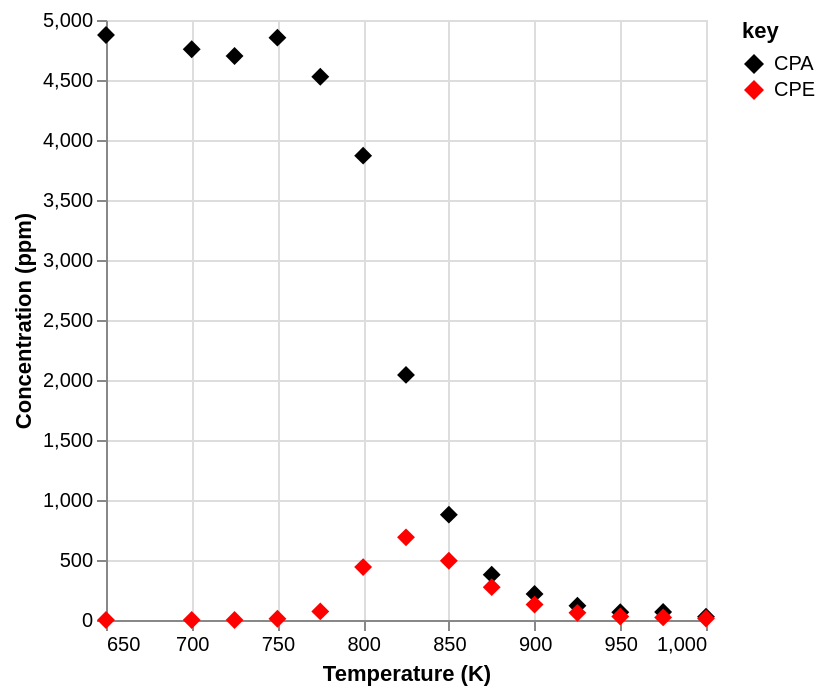

This figure's notebook cell:
### Code cell
import altair as alt
import pandas as pd
from autochem.util import plot

# Load data
df = pd.read_csv("Experiment.csv")

# Convert to long format for Altair
df_long = df.melt(
    id_vars="temperature",
    value_vars=["cyclopentane", "cyclopentene"],
    var_name="species",
    value_name="value",
)

plot.general(
    y_data=[df["cyclopentane"], df["cyclopentene"]],
    x_data=df["temperature"],
    labels=["CPA", "CPE"],
    mark="point",
    mark_kwargs={"opacity": 1, "filled": True, "shape": "diamond", "size": 80},
    x_scale=alt.Scale(domain=(650, 1000)),
    x_label="Temperature (K)",
    y_label="Concentration (ppm)",
    colors=[plot.Color.black, plot.Color.red],
)

# # Plot
# chart = (
#     alt.Chart(df_long)
#     .mark_point(point=True)
#     .encode(
#         x=alt.X("temperature:Q", title="Temperature (K)", scale=alt.Scale(domain=(650, 1000))),
#         y=alt.Y("value:Q", title="Concentration"),
#         color=alt.Color("species:N", title="Species"),
#         tooltip=["temperature", "species", "value"]
#     )
#     .properties(width=500, height=350)
# )

# chart

### Figure 1 — Vega-Lite specification as saved in the notebook (floating-point values rounded to 4 significant figures)
{"config": {"view": {"continuousWidth": 300, "continuousHeight": 300}}, "data": {"name": "data-e1bdf48884955c3b44a19a60ed6d1f7f"}, "mark": {"type": "point", "filled": true, "opacity": 1, "shape": "diamond", "size": 80}, "encoding": {"color": {"field": "key", "scale": {"domain": ["CPA", "CPE"], "range": ["#000000", "#ff0000"]}, "type": "nominal"}, "x": {"field": "x", "scale": {"domain": [650, 1000]}, "title": "Temperature (K)", "type": "quantitative"}, "y": {"field": "value", "title": "Concentration (ppm)", "type": "quantitative"}}, "transform": [{"fold": ["CPA", "CPE"]}], "$schema": "https://vega.github.io/schema/vega-lite/v5.20.1.json", "datasets": {"data-e1bdf48884955c3b44a19a60ed6d1f7f": [{"x": 650, "CPA": 4875.0, "CPE": 0.0}, {"x": 700, "CPA": 4757.0, "CPE": 0.0}, {"x": 725, "CPA": 4700.0, "CPE": 0.0}, {"x": 750, "CPA": 4853.0, "CPE": 10.55}, {"x": 775, "CPA": 4527.0, "CPE": 71.72}, {"x": 800, "CPA": 3870.0, "CPE": 440.6}, {"x": 825, "CPA": 2042.0, "CPE": 688.9}, {"x": 850, "CPA": 877.8, "CPE": 494.2}, {"x": 875, "CPA": 378.0, "CPE": 273.7}, {"x": 900, "CPA": 217.4, "CPE": 128.5}, {"x": 925, "CPA": 118.9, "CPE": 59.38}, {"x": 950, "CPA": 64.25, "CPE": 29.48}, {"x": 975, "CPA": 66.79, "CPE": 21.68}, {"x": 1000, "CPA": 28.05, "CPE": 12.54}]}}
